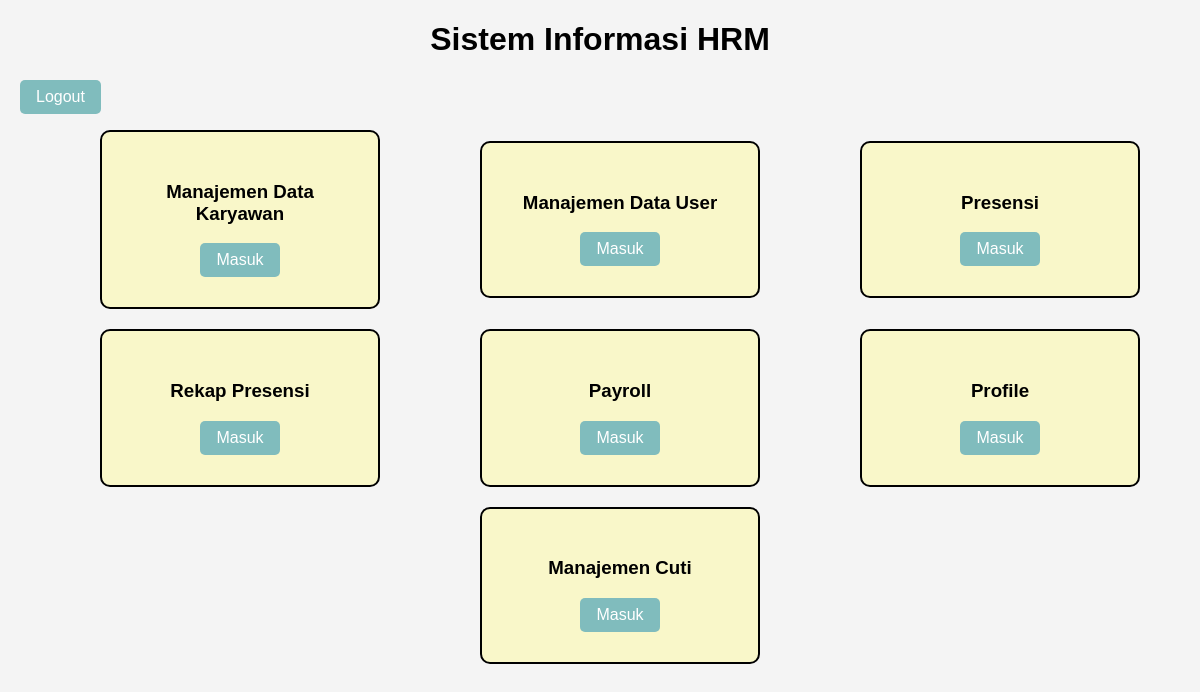
The page /homePage.php (signed in) on the database its author committed.
### tables this page shows
CREATE TABLE `hak_akses` (
  `id_hak_akses` int(10) NOT NULL,
  `nama_hak_akses` varchar(50) DEFAULT NULL,
  `fitur` varchar(50) DEFAULT NULL,
  `link` varchar(100) DEFAULT NULL,
  KEY `role_id` (`id_hak_akses`) USING BTREE
);

### homePage.php (the view, shortened to what this page needs)
<?php
include 'config/koneksi.php';
$id_user = $_SESSION['id_user'];
$sql_role = "SELECT hak_akses FROM user WHERE id_user = ?";
$stmt_role = $koneksi->prepare($sql_role);
$stmt_role->bind_param("i", $id_user);
$stmt_role->execute();
$result_role = $stmt_role->get_result();
$user = $result_role->fetch_assoc();
$hak_akses = $user['hak_akses'];
$sql_access = "SELECT link, fitur FROM hak_akses WHERE id_hak_akses = ?";
$stmt_access = $koneksi->prepare($sql_access);
$stmt_access->bind_param("i", $hak_akses);
$stmt_access->execute();
$result_access = $stmt_access->get_result();
?>
<!DOCTYPE html>
<html lang="en">
<head>
</head>
<body>
    <div class="container">
        <h1>Sistem Informasi HRM</h1>
        <a href="http://localhost/sistem_hrm/logout.php">Logout</a>
        <ul>
            <?php while($row = $result_access->fetch_assoc()): ?>
            <li>
                <h3><?php echo $row['fitur']; ?></h3>
                <a href='<?php echo $row['link']; ?>'>Masuk</a>
            </li>
            <?php endwhile; ?>
        </ul>
    </div>
</body>
</html>

### homePage.php (style rules this page uses)
* { box-sizing: border-box; }
body { font-family: Arial, sans-serif; background-color: #f4f4f4; margin: 0; padding: 0; }
.container { margin: 20px; }
h1, h2 { text-align: center; }
ul { display: flex; justify-content: space-around; align-items: center; height: 50vh; flex-wrap: wrap; gap: 20px; }
ul li { background-color: #F9F7C9; list-style-type: none; border: 2px solid black; padding: 30px; border-radius: 10px; width: 25%; text-align: center; }
a { display: inline-block; padding: 8px 16px; text-decoration: none; background-color: #80BCBD; color: white; border-radius: 5px; }

### rows shown on the page
hak_akses: fitur "Manajemen Data Karyawan"
hak_akses: fitur "Manajemen Data User"
hak_akses: fitur "Presensi"
hak_akses: fitur "Rekap Presensi"
hak_akses: fitur "Payroll"
hak_akses: fitur "Profile"
hak_akses: fitur "Manajemen Cuti"
